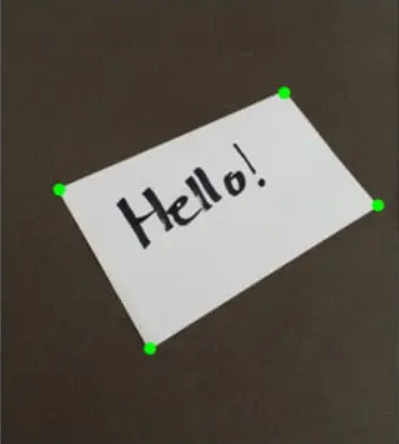
#> input picture hello.png, 399 x 444 px
$ python basic.py --image hello.png
#> lines starting #> are read from the running program, lines starting #| are printed output that depends on the picture; after the words box and inside, x2 and y2 are one past the last pixel; in counts of white or black regions, pixels touching at a corner belong together
### transform.py
# import the necessary packages
import numpy as np
import cv2
def order_points(pts):
	# initialzie a list of coordinates that will be ordered
	# such that the first entry in the list is the top-left,
	# the second entry is the top-right, the third is the
	# bottom-right, and the fourth is the bottom-left
	rect = np.zeros((4, 2), dtype = "float32")
	# the top-left point will have the smallest sum, whereas
	# the bottom-right point will have the largest sum
	s = pts.sum(axis = 1)
	rect[0] = pts[np.argmin(s)]
	rect[2] = pts[np.argmax(s)]
	# now, compute the difference between the points, the
	# top-right point will have the smallest difference,
	# whereas the bottom-left will have the largest difference
	diff = np.diff(pts, axis = 1)
	rect[1] = pts[np.argmin(diff)]
	rect[3] = pts[np.argmax(diff)]
	# return the ordered coordinates
	return rect

def four_point_transform(image, pts):
	# obtain a consistent order of the points and unpack them
	# individually
	rect = order_points(pts)
	(tl, tr, br, bl) = rect
	# compute the width of the new image, which will be the
	# maximum distance between bottom-right and bottom-left
	# x-coordiates or the top-right and top-left x-coordinates
	widthA = np.sqrt(((br[0] - bl[0]) ** 2) + ((br[1] - bl[1]) ** 2))
	widthB = np.sqrt(((tr[0] - tl[0]) ** 2) + ((tr[1] - tl[1]) ** 2))
	maxWidth = max(int(widthA), int(widthB))
	# compute the height of the new image, which will be the
	# maximum distance between the top-right and bottom-right
	# y-coordinates or the top-left and bottom-left y-coordinates
	heightA = np.sqrt(((tr[0] - br[0]) ** 2) + ((tr[1] - br[1]) ** 2))
	heightB = np.sqrt(((tl[0] - bl[0]) ** 2) + ((tl[1] - bl[1]) ** 2))
	maxHeight = max(int(heightA), int(heightB))
	# now that we have the dimensions of the new image, construct
	# the set of destination points to obtain a "birds eye view",
	# (i.e. top-down view) of the image, again specifying points
	# in the top-left, top-right, bottom-right, and bottom-left
	# order
	dst = np.array([
		[0, 0],
		[maxWidth - 1, 0],
		[maxWidth - 1, maxHeight - 1],
		[0, maxHeight - 1]], dtype = "float32")
	# compute the perspective transform matrix and then apply it
	M = cv2.getPerspectiveTransform(rect, dst)
	warped = cv2.warpPerspective(image, M, (maxWidth, maxHeight))
	# return the warped image
	return warped

### basic.py
# import the necessary packages
from transform import four_point_transform
from skimage.filters import threshold_local
import numpy as np
import argparse
import cv2
import imutils
# construct the argument parser and parse the arguments
ap = argparse.ArgumentParser()
ap.add_argument("-i", "--image", required = True,
	help = "Path to the image to be scanned")
args = vars(ap.parse_args())

# load the image and compute the ratio of the old height
# to the new height, clone it, and resize it
image = cv2.imread(args["image"])
#> image is the input picture: shape (444, 399, 3); mean B, G, R 81, 89.6, 95.2
ratio = image.shape[0] / 500.0
#> ratio = 0.888
orig = image.copy()
image = imutils.resize(image, height = 500)
#> image: shape (500, 449, 3)
# convert the image to grayscale, blur it, and find edges
# in the image
gray = cv2.cvtColor(image, cv2.COLOR_BGR2GRAY)
gray = cv2.GaussianBlur(gray, (5, 5), 0)
edged = cv2.Canny(gray, 70, 200)
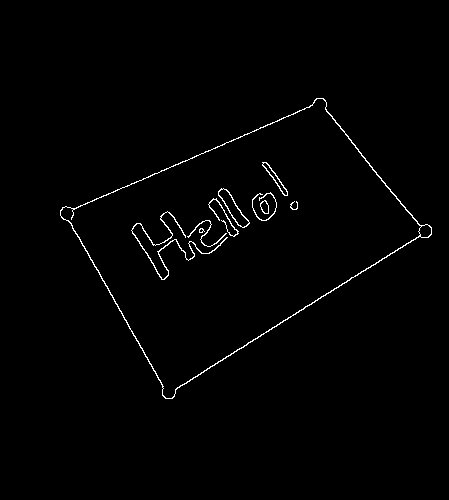
#> edged: shape (500, 449); 1.1% white in thin lines or dots, all inside (x1, y1, x2, y2) = (60, 98, 432, 399)
# show the original image and the edge detected image
print("STEP 1: Edge Detection")
cv2.imshow("Image", image)
cv2.imshow("Edged", edged)

print("STEP 2:CCONTOURS")
cnts , hierachy = cv2.findContours(edged.copy() , cv2.RETR_EXTERNAL , cv2.CHAIN_APPROX_SIMPLE)
#> cnts = 1 contour; box (x1, y1, x2, y2) and area: (60, 98, 432, 399) 54564

cnts = sorted(cnts , key=cv2.contourArea , reverse=True)

for c in cnts:
    peri = cv2.arcLength(c , True)
    approx = cv2.approxPolyDP(c , 0.02*peri , True)
    print(len(approx))
    if len(approx) >= 4 :
        screenCnt = approx
        break
#> this loop made 1 pass
#> (peri, screenCnt) on pass 1: (1072.2, [[323, 98], [60, 210], [165, 398], [431, 234]])
#| 4

cv2.drawContours(image , [screenCnt] , 0  , (255 , 0, 0) , 2)
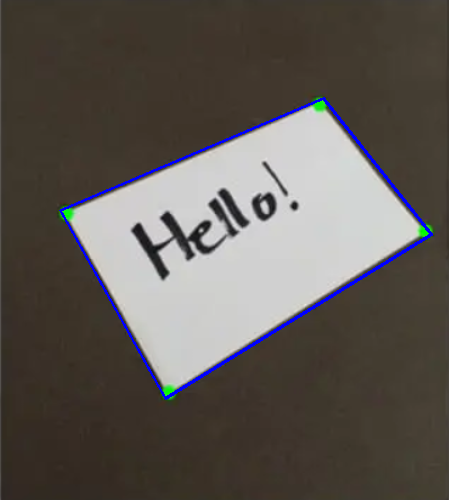
#> image: shape (500, 449, 3); mean B, G, R 83.7, 88.7, 94.4
cv2.imshow("Result" , image)

# apply the four point transform to obtain a top-down
# view of the original image
warped = four_point_transform(orig, screenCnt.reshape(4, 2) * ratio)
#> in order_points, `s = pts.sum(axis = 1)`: s = [373.8, 239.8, 499.9, 590.5]
#> in order_points, `diff = np.diff(pts, axis = 1)`: diff = [-199.8, 133.2, 206.9, -174.9]
#> in four_point_transform, `rect = order_points(pts)`: rect = [[53.28, 186.5], [286.8, 87.02], [382.7, 207.8], [146.5, 353.4]]
#> in four_point_transform, `(tl, tr, br, bl) = rect`: tl = [53.28, 186.5]; tr = [286.8, 87.02]; br = [382.7, 207.8]; bl = [146.5, 353.4]
#> in four_point_transform, `widthA = np.sqrt(((br[0] - bl[0]) ** 2) + ((br[1] - bl[1]) ** 2))`: widthA = 277.5
#> in four_point_transform, `widthB = np.sqrt(((tr[0] - tl[0]) ** 2) + ((tr[1] - tl[1]) ** 2))`: widthB = 253.8
#> in four_point_transform, `maxWidth = max(int(widthA), int(widthB))`: maxWidth = 277
#> in four_point_transform, `heightA = np.sqrt(((tr[0] - br[0]) ** 2) + ((tr[1] - br[1]) ** 2))`: heightA = 154.2
#> in four_point_transform, `heightB = np.sqrt(((tl[0] - bl[0]) ** 2) + ((tl[1] - bl[1]) ** 2))`: heightB = 191.2
#> in four_point_transform, `maxHeight = max(int(heightA), int(heightB))`: maxHeight = 191
#> in four_point_transform, `dst = np.array([ [0, 0], [maxWidth - 1, 0], [maxWidth - 1, maxHeight -..`: dst = [[0, 0], [276, 0], [276, 190], [0, 190]]
#> in four_point_transform, `M = cv2.getPerspectiveTransform(rect, dst)`: M = [[0.914, -0.51, 46.47], [0.526, 1.24, -258.5], [-0.00051, 0.00118, 1]]
#> in four_point_transform, `warped = cv2.warpPerspective(image, M, (maxWidth, maxHeight))`:
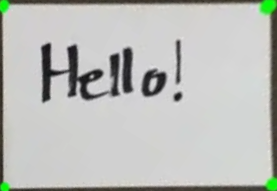
#> warped: shape (191, 277, 3); mean B, G, R 187, 190.6, 188.9
# convert the warped image to grayscale, then threshold it
# to give it that 'black and white' paper effect
warped = cv2.cvtColor(warped, cv2.COLOR_BGR2GRAY)
#> warped: shape (191, 277)
T = threshold_local(warped, 11, offset = 10, method = "gaussian")
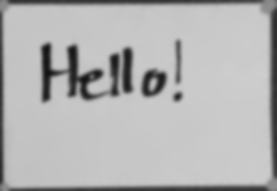
#> T: shape (191, 277) float64; min 18.6, max 205.8, mean 179.7
warped = (warped > T).astype("uint8") * 255
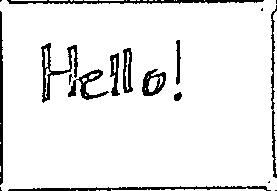
#> warped: shape (191, 277); 92% white; 18 black regions (6 under 20 px), largest, box (x1, y1, x2, y2) and area: (7, 0, 264, 4) 676, (8, 186, 271, 191) 668, (41, 43, 78, 103) 557
# show the original and scanned images
print("STEP 3: Apply perspective transform")
cv2.imshow("Original", imutils.resize(orig, height = 650))
cv2.imshow("Scanned", imutils.resize(warped, height = 650))
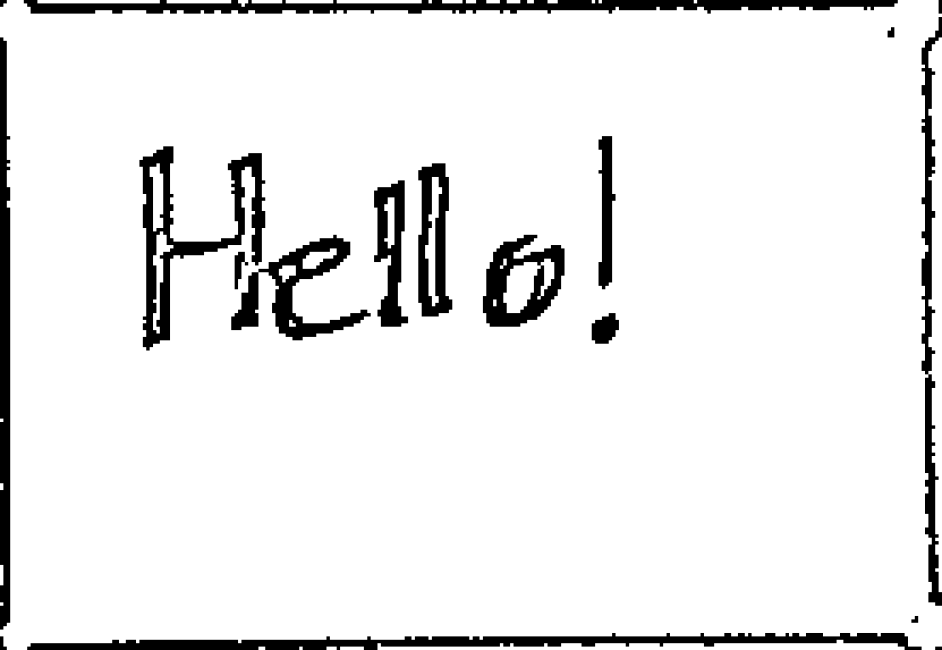
#> window 'Scanned': shape (650, 942); min 0, max 255, mean 234.6

cv2.waitKey(0)
cv2.destroyAllWindows()
